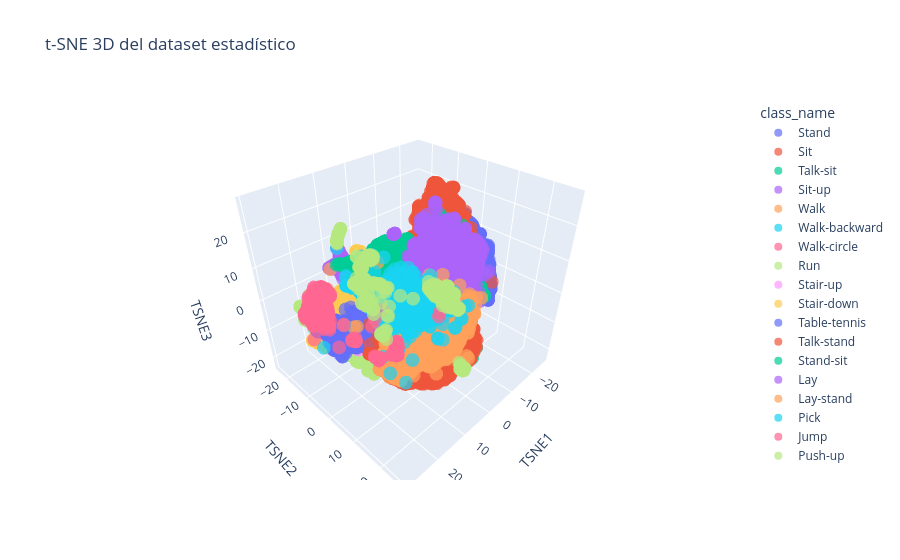

Notebook code for this chart:
### Markdown cell above
En el gráfico generado poemos ver cómo las muestras de cada clase tienden a agruparse, auque no es fácil distinguir los distintos clusters en dos dimensiones (al igual que en el PCA).  

Vamos a probar a visualizarlo en 3D para ver si conseguimos distinguir mejor los clusters.

### Code cell
tsne3D= TSNE(
    n_components=3,
    perplexity=30,
    learning_rate=200,
    random_state=42
)

X_tsne_3d = tsne3D.fit_transform(X_tsne) 

df_tsne_3d = pd.DataFrame(
    X_tsne_3d,
    columns=['TSNE1', 'TSNE2', 'TSNE3']
)
df_tsne_3d['label'] = y

class_dict = dict(enumerate(class_names))

df_tsne_3d['class_name'] = df_tsne_3d['label'].map(class_dict)


# Plot 3D
fig = px.scatter_3d(
    df_tsne_3d,
    x='TSNE1',
    y='TSNE2',
    z='TSNE3',
    color='class_name',
    opacity=0.7,
    title='t-SNE 3D del dataset estadístico'
)

fig.show()

### Figure 1 — Plotly figure (JSON) as saved in the notebook; plotly's stock layout.template omitted (floating-point values rounded to 4 significant figures; data arrays with more than 128 entries replaced by an {"elided": "..."} marker saying what was removed)
{"data": [{"hovertemplate": "class_name=Stand<br>TSNE1=%{x}<br>TSNE2=%{y}<br>TSNE3=%{z}<extra></extra>", "legendgroup": "Stand", "marker": {"color": "#636efa", "opacity": 0.7, "symbol": "circle"}, "mode": "markers", "name": "Stand", "scene": "scene", "showlegend": true, "type": "scatter3d", "x": {"elided": "1886 float values"}, "y": {"elided": "1886 float values"}, "z": {"elided": "1886 float values"}}, {"hovertemplate": "class_name=Sit<br>TSNE1=%{x}<br>TSNE2=%{y}<br>TSNE3=%{z}<extra></extra>", "legendgroup": "Sit", "marker": {"color": "#EF553B", "opacity": 0.7, "symbol": "circle"}, "mode": "markers", "name": "Sit", "scene": "scene", "showlegend": true, "type": "scatter3d", "x": {"elided": "1874 float values"}, "y": {"elided": "1874 float values"}, "z": {"elided": "1874 float values"}}, {"hovertemplate": "class_name=Talk-sit<br>TSNE1=%{x}<br>TSNE2=%{y}<br>TSNE3=%{z}<extra></extra>", "legendgroup": "Talk-sit", "marker": {"color": "#00cc96", "opacity": 0.7, "symbol": "circle"}, "mode": "markers", "name": "Talk-sit", "scene": "scene", "showlegend": true, "type": "scatter3d", "x": {"elided": "1797 float values"}, "y": {"elided": "1797 float values"}, "z": {"elided": "1797 float values"}}, {"hovertemplate": "class_name=Sit-up<br>TSNE1=%{x}<br>TSNE2=%{y}<br>TSNE3=%{z}<extra></extra>", "legendgroup": "Sit-up", "marker": {"color": "#ab63fa", "opacity": 0.7, "symbol": "circle"}, "mode": "markers", "name": "Sit-up", "scene": "scene", "showlegend": true, "type": "scatter3d", "x": {"elided": "1005 float values"}, "y": {"elided": "1005 float values"}, "z": {"elided": "1005 float values"}}, {"hovertemplate": "class_name=Walk<br>TSNE1=%{x}<br>TSNE2=%{y}<br>TSNE3=%{z}<extra></extra>", "legendgroup": "Walk", "marker": {"color": "#FFA15A", "opacity": 0.7, "symbol": "circle"}, "mode": "markers", "name": "Walk", "scene": "scene", "showlegend": true, "type": "scatter3d", "x": {"elided": "882 float values"}, "y": {"elided": "882 float values"}, "z": {"elided": "882 float values"}}, {"hovertemplate": "class_name=Walk-backward<br>TSNE1=%{x}<br>TSNE2=%{y}<br>TSNE3=%{z}<extra></extra>", "legendgroup": "Walk-backward", "marker": {"color": "#19d3f3", "opacity": 0.7, "symbol": "circle"}, "mode": "markers", "name": "Walk-backward", "scene": "scene", "showlegend": true, "type": "scatter3d", "x": {"elided": "317 float values"}, "y": {"elided": "317 float values"}, "z": {"elided": "317 float values"}}, {"hovertemplate": "class_name=Walk-circle<br>TSNE1=%{x}<br>TSNE2=%{y}<br>TSNE3=%{z}<extra></extra>", "legendgroup": "Walk-circle", "marker": {"color": "#FF6692", "opacity": 0.7, "symbol": "circle"}, "mode": "markers", "name": "Walk-circle", "scene": "scene", "showlegend": true, "type": "scatter3d", "x": {"elided": "259 float values"}, "y": {"elided": "259 float values"}, "z": {"elided": "259 float values"}}, {"hovertemplate": "class_name=Run<br>TSNE1=%{x}<br>TSNE2=%{y}<br>TSNE3=%{z}<extra></extra>", "legendgroup": "Run", "marker": {"color": "#B6E880", "opacity": 0.7, "symbol": "circle"}, "mode": "markers", "name": "Run", "scene": "scene", "showlegend": true, "type": "scatter3d", "x": {"elided": "595 float values"}, "y": {"elided": "595 float values"}, "z": {"elided": "595 float values"}}, {"hovertemplate": "class_name=Stair-up<br>TSNE1=%{x}<br>TSNE2=%{y}<br>TSNE3=%{z}<extra></extra>", "legendgroup": "Stair-up", "marker": {"color": "#FF97FF", "opacity": 0.7, "symbol": "circle"}, "mode": "markers", "name": "Stair-up", "scene": "scene", "showlegend": true, "type": "scatter3d", "x": {"elided": "798 float values"}, "y": {"elided": "798 float values"}, "z": {"elided": "798 float values"}}, {"hovertemplate": "class_name=Stair-down<br>TSNE1=%{x}<br>TSNE2=%{y}<br>TSNE3=%{z}<extra></extra>", "legendgroup": "Stair-down", "marker": {"color": "#FECB52", "opacity": 0.7, "symbol": "circle"}, "mode": "markers", "name": "Stair-down", "scene": "scene", "showlegend": true, "type": "scatter3d", "x": {"elided": "781 float values"}, "y": {"elided": "781 float values"}, "z": {"elided": "781 float values"}}, {"hovertemplate": "class_name=Table-tennis<br>TSNE1=%{x}<br>TSNE2=%{y}<br>TSNE3=%{z}<extra></extra>", "legendgroup": "Table-tennis", "marker": {"color": "#636efa", "opacity": 0.7, "symbol": "circle"}, "mode": "markers", "name": "Table-tennis", "scene": "scene", "showlegend": true, "type": "scatter3d", "x": {"elided": "458 float values"}, "y": {"elided": "458 float values"}, "z": {"elided": "458 float values"}}, {"hovertemplate": "class_name=Talk-stand<br>TSNE1=%{x}<br>TSNE2=%{y}<br>TSNE3=%{z}<extra></extra>", "legendgroup": "Talk-stand", "marker": {"color": "#EF553B", "opacity": 0.7, "symbol": "circle"}, "mode": "markers", "name": "Talk-stand", "scene": "scene", "showlegend": true, "type": "scatter3d", "x": {"elided": "1866 float values"}, "y": {"elided": "1866 float values"}, "z": {"elided": "1866 float values"}}, {"hovertemplate": "class_name=Stand-sit<br>TSNE1=%{x}<br>TSNE2=%{y}<br>TSNE3=%{z}<extra></extra>", "legendgroup": "Stand-sit", "marker": {"color": "#00cc96", "opacity": 0.7, "symbol": "circle"}, "mode": "markers", "name": "Stand-sit", "scene": "scene", "showlegend": true, "type": "scatter3d", "x": {"elided": "2178 float values"}, "y": {"elided": "2178 float values"}, "z": {"elided": "2178 float values"}}, {"hovertemplate": "class_name=Lay<br>TSNE1=%{x}<br>TSNE2=%{y}<br>TSNE3=%{z}<extra></extra>", "legendgroup": "Lay", "marker": {"color": "#ab63fa", "opacity": 0.7, "symbol": "circle"}, "mode": "markers", "name": "Lay", "scene": "scene", "showlegend": true, "type": "scatter3d", "x": {"elided": "1813 float values"}, "y": {"elided": "1813 float values"}, "z": {"elided": "1813 float values"}}, {"hovertemplate": "class_name=Lay-stand<br>TSNE1=%{x}<br>TSNE2=%{y}<br>TSNE3=%{z}<extra></extra>", "legendgroup": "Lay-stand", "marker": {"color": "#FFA15A", "opacity": 0.7, "symbol": "circle"}, "mode": "markers", "name": "Lay-stand", "scene": "scene", "showlegend": true, "type": "scatter3d", "x": {"elided": "1762 float values"}, "y": {"elided": "1762 float values"}, "z": {"elided": "1762 float values"}}, {"hovertemplate": "class_name=Pick<br>TSNE1=%{x}<br>TSNE2=%{y}<br>TSNE3=%{z}<extra></extra>", "legendgroup": "Pick", "marker": {"color": "#19d3f3", "opacity": 0.7, "symbol": "circle"}, "mode": "markers", "name": "Pick", "scene": "scene", "showlegend": true, "type": "scatter3d", "x": {"elided": "1333 float values"}, "y": {"elided": "1333 float values"}, "z": {"elided": "1333 float values"}}, {"hovertemplate": "class_name=Jump<br>TSNE1=%{x}<br>TSNE2=%{y}<br>TSNE3=%{z}<extra></extra>", "legendgroup": "Jump", "marker": {"color": "#FF6692", "opacity": 0.7, "symbol": "circle"}, "mode": "markers", "name": "Jump", "scene": "scene", "showlegend": true, "type": "scatter3d", "x": {"elided": "666 float values"}, "y": {"elided": "666 float values"}, "z": {"elided": "666 float values"}}, {"hovertemplate": "class_name=Push-up<br>TSNE1=%{x}<br>TSNE2=%{y}<br>TSNE3=%{z}<extra></extra>", "legendgroup": "Push-up", "marker": {"color": "#B6E880", "opacity": 0.7, "symbol": "circle"}, "mode": "markers", "name": "Push-up", "scene": "scene", "showlegend": true, "type": "scatter3d", "x": {"elided": "480 float values"}, "y": {"elided": "480 float values"}, "z": {"elided": "480 float values"}}], "layout": {"legend": {"title": {"text": "class_name"}, "tracegroupgap": 0}, "scene": {"domain": {"x": [0, 1], "y": [0, 1]}, "xaxis": {"title": {"text": "TSNE1"}}, "yaxis": {"title": {"text": "TSNE2"}}, "zaxis": {"title": {"text": "TSNE3"}}}, "title": {"text": "t-SNE 3D del dataset estadístico"}}}
